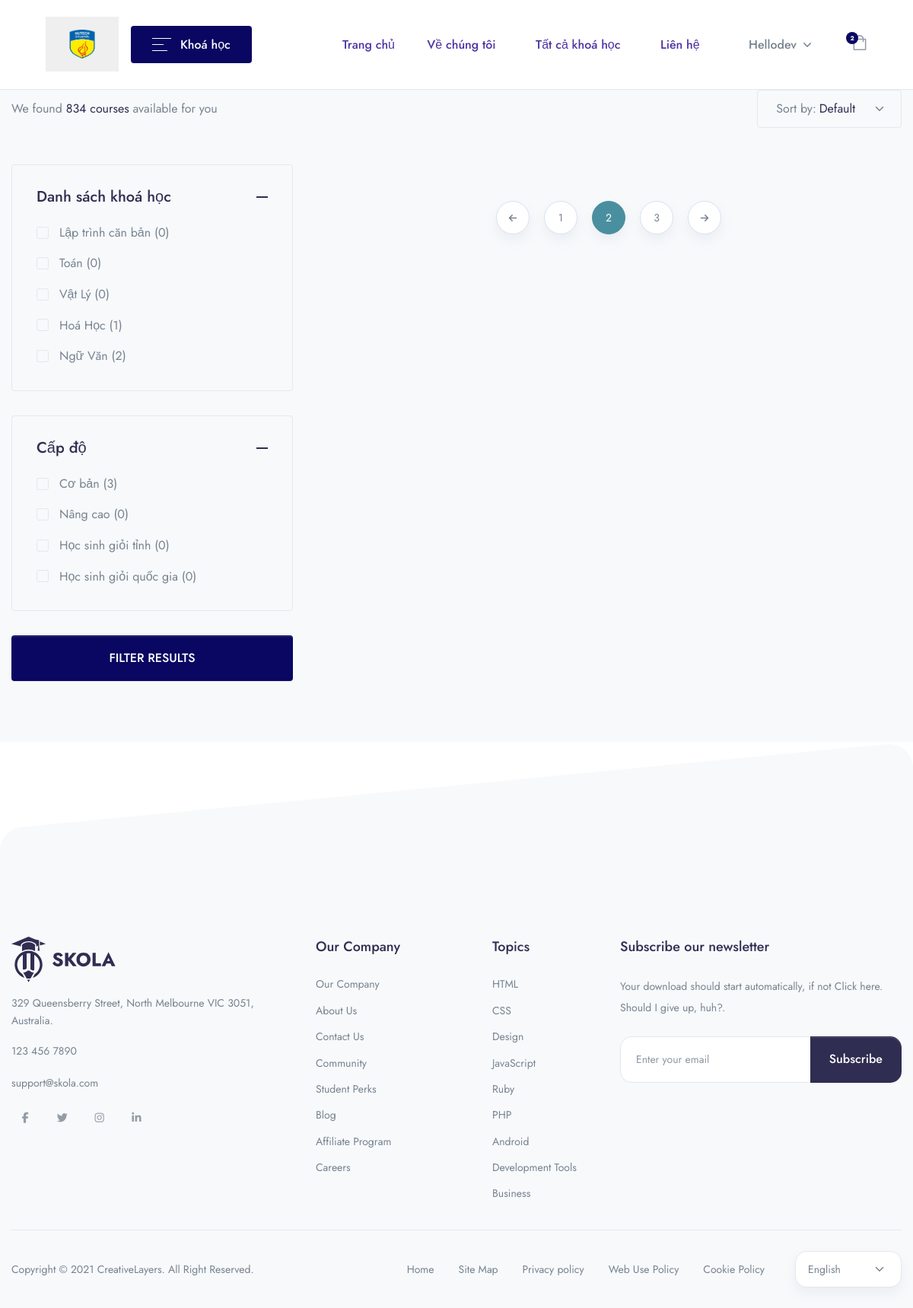
Screenshot of /single_course/ (signed in) with the database file from the repository.
### app/models.py (models this page shows, shortened)
class Categories(models.Model):
    icon = models.CharField(max_length=200,null=True)
    name = models.CharField(max_length=200)
    def get_all_category(self):
        return  Categories.objects.all().order_by('-id')

class Level(models.Model):
    name = models.CharField(max_length = 100)

### lms/views.py (the view)
# urls.py: path('single_course/',views.SINGLE_COURSE, name = 'single_course'),
def SINGLE_COURSE(request):
    category = Categories.get_all_category(Categories)
    level = Level.objects.all().order_by('id')[0:5]
    course = Course.objects.all().order_by('id')[0:5]
    context = {
        'category':category,
        'level': level,
        'course': course
    }
    return render(request,'main/single_course.html', context)

### templates/main/single_course.html (shortened to what this page needs)
{% extends 'base.html' %}
{% block content %}
{% load static %}
    <div class="container mb-6 mb-xl-8 z-index-2">
        <div class="d-lg-flex align-items-center mb-6 mb-xl-0">
            <p class="mb-lg-0">We found <span class="text-dark">834 courses</span> available for you</p>
            <div class="ms-lg-auto d-lg-flex flex-wrap">
                <div class="mb-4 mb-lg-0 ms-lg-6">
                    <div class="border rounded d-flex align-items-center choices-label h-50p">
                        <span class="ps-5">Sort by:</span>
                        <select class="form-select form-select-sm text-dark border-0 ps-1 bg-transparent flex-grow-1 shadow-none dropdown-menu-end" data-choices>
                            <option>Default</option>
                        </select>
                    </div>
                </div>
            </div>
        </div>
    </div>
    <div class="container">
        <div class="row">
            <div class="col-xl-4 mb-5 mb-xl-0">
                <div class=" vertical-scroll" id="courseSidebar">
                    <div class="border rounded mb-6 ">
                        <div id="coursefilter1">
                            <h4 class="mb-0">
                                <button class="p-6 text-dark fw-medium d-flex align-items-center collapse-accordion-toggle line-height-one" type="button" data-bs-toggle="collapse" data-bs-target="#coursefiltercollapse1" aria-expanded="true" aria-controls="coursefiltercollapse1">
                                    Danh sách khoá học
                                    <span class="ms-auto text-dark d-flex">
                                        <svg width="15" height="2" viewBox="0 0 15 2" fill="none" xmlns="http://www.w3.org/2000/svg">
                                            <rect width="15" height="2" fill="currentColor"/>
                                        </svg>
                                    </span>
                                </button>
                            </h4>
                        </div>
                        <div id="coursefiltercollapse1" class="collapse show mt-n2 px-6 pb-6" aria-labelledby="coursefilter1" data-parent="#courseSidebar">
                            <ul class="list-unstyled list-group list-checkbox">
                                {% for i in category %}
                                <li class="custom-control custom-checkbox">
                                    <label class="custom-control-label font-size-base" for="category-{{i.id}}">{{i.name}} ({{i.course_set.all.count}})</label>
                                </li>
                                {%endfor%}
                            </ul>
                        </div>
                    </div>
                    <div class="border rounded mb-6 ">
                        <div id="coursefilter4">
                            <h4 class="mb-0">
                                <button class="p-6 text-dark fw-medium d-flex align-items-center collapse-accordion-toggle line-height-one" type="button" data-bs-toggle="collapse" data-bs-target="#coursefiltercollapse4" aria-expanded="true" aria-controls="coursefiltercollapse4">
                                    Cấp độ
                                    <span class="ms-auto text-dark d-flex">
                                        <svg width="15" height="2" viewBox="0 0 15 2" fill="none" xmlns="http://www.w3.org/2000/svg">
                                            <rect width="15" height="2" fill="currentColor"/>
                                        </svg>
                                    </span>
                                </button>
                            </h4>
                        </div>
                        <div id="coursefiltercollapse4" class="collapse show mt-n2 px-6 pb-6" aria-labelledby="coursefilter4" data-parent="#courseSidebar">
                            <ul class="list-unstyled list-group list-checkbox">
                                {% for i in level%}
                                <li class="custom-control custom-checkbox">
                                    <label class="custom-control-label font-size-base" for="level-{{i.id}}">{{i.name}} ({{i.course_set.all.count}})</label>
                                </li>
                                {%endfor%}
                            </ul>
                        </div>
                    </div>
                    <a href="#" class="btn btn-primary btn-block mb-10">FILTER RESULTS</a>
                </div>
            </div>
            <div class="col-xl-8">
                <nav class="mt-8 mb-11" aria-label="Page navigationa">
                    <ul class="pagination justify-content-center">
                        <li class="page-item">
                            <a class="page-link" href="#" aria-label="Previous">
                                <span aria-hidden="true"><i class="fas fa-arrow-left"></i></span>
                            </a>
                        </li>
                        <li class="page-item"><a class="page-link" href="#">1</a></li>
                        <li class="page-item active"><a class="page-link" href="#">2</a></li>
                        <li class="page-item"><a class="page-link" href="#">3</a></li>
                        <li class="page-item">
                            <a class="page-link" href="#" aria-label="Next">
                                <span aria-hidden="true"><i class="fas fa-arrow-right"></i></span>
                            </a>
                        </li>
                    </ul>
                </nav>
            </div>
        </div>
    </div>
{% endblock %}

### templates/components/header.html (shortened to what this page needs)
{% load static %}
<header class="navbar navbar-expand-xl navbar-light bg-white border-bottom py-2 py-xl-4">
    <div class="container-fluid">
        <a class="navbar-brand me-0" href="{% url 'home'%}">
            <img src="{%static 'assets/img/hutech.jpg' %}" class="navbar-brand-img" alt="...">
        </a>
        <ul class="navbar-nav navbar-vertical ms-xl-4 d-none d-xl-flex">
            <li class="nav-item dropdown">
                <a class="nav-link pb-4 mb-n4 px-0 pt-0" id="navbarVerticalMenu" data-bs-toggle="dropdown" href="#"
                    aria-haspopup="true" aria-expanded="false">
                    <div class="bg-primary rounded py-3 px-5 d-flex align-items-center">
                        <div class="me-3 ms-1 d-flex text-white">
                            <svg width="25" height="17" viewBox="0 0 25 17" xmlns="http://www.w3.org/2000/svg">
                                <rect width="25" height="1" fill="currentColor" />
                                <rect y="8" width="15" height="1" fill="currentColor" />
                                <rect y="16" width="20" height="1" fill="currentColor" />
                            </svg>
                        </div>
                        <span class="text-white fw-medium me-1">Khoá học</span>
                    </div>
                </a>
            </li>
        </ul>
        <div class="collapse navbar-collapse z-index-lg" id="navbarCollapse">
            <ul class="navbar-nav ms-auto">
                <li class="nav-item dropdown dropdown-full-width ">
                    <a class="nav-link px-xl-4 text-gigas" href="{% url 'home' %}">
                        <span>Trang chủ</span>
                    </a>
                </li>
                <li class="nav-item dropdown dropdown-full-width">
                    <a class="nav-link text-gigas" href="{% url 'about_us' %}">
                        Về chúng tôi
                    </a>
                </li>
                <li class="nav-item dropdown dropdown-full-width">
                    <a class="nav-link text-gigas" href="{% url 'single_course' %}">
                        Tất cả khoá học
                    </a>
                </li>
                <li class="nav-item dropdown dropdown-full-width">
                    <a class="nav-link text-gigas" href="{% url 'contact_us' %}">
                        Liên hệ
                    </a>
                </li>
            </ul>
        </div>
        <ul class="navbar-nav flex-row ms-auto ms-xl-0 me-n2 me-md-n4">
            {% if user.is_authenticated and user.first_name == '' %}
            <li class="nav-item dropdown border-0 px-1 px-md-3">
                <a class="nav-link dropdown-toggle" id="user" data-bs-toggle="dropdown" href="#" aria-haspopup="true" aria-expanded="false">
                  Hello{{user.username}}
               </a>
           </li>
       {% endif %}
            <li class="nav-item border-0 px-0">
                <a href="#" class="nav-link d-flex px-3 px-md-4 position-relative text-secondary icon-xs"
                    data-bs-toggle="modal" data-bs-target="#cartModal">
                    <span class="badge badge-primary rounded-circle fw-bold badge-float mt-n1 ms-n2 px-0 w-16"
                        style="font-size: 8px;">2</span>
                </a>
            </li>
        </ul>
    </div>
</header>

### rows the page displays
Categories: name "Lập trình căn bản", course_set.all.count "0"
Categories: name "Toán", course_set.all.count "0"
Categories: name "Vật Lý", course_set.all.count "0"
Categories: name "Hoá Học", course_set.all.count "1"
Categories: name "Ngữ Văn", course_set.all.count "2"
Level: name "Cơ bản", course_set.all.count "3"
Level: name "Nâng cao", course_set.all.count "0"
Level: name "Học sinh giỏi tỉnh", course_set.all.count "0"
Level: name "Học sinh giỏi quốc gia", course_set.all.count "0"

### other values shown
{{ user.username }} "dev"
